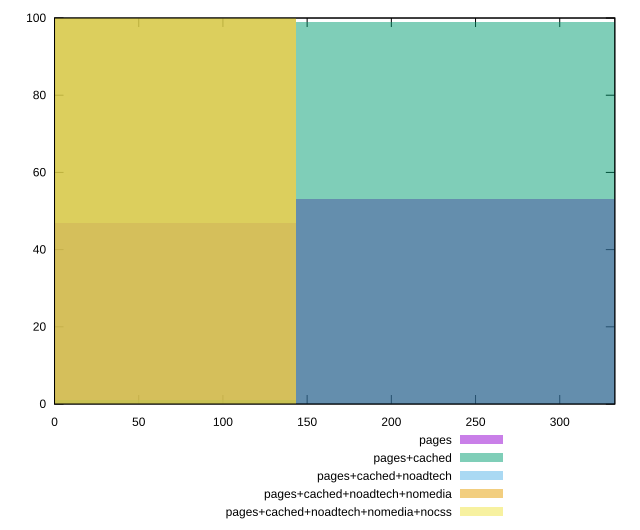

This figure's gnuplot source:
reset

$pages <<EOF
287.147782852034 53
0 47
EOF

$pagesCached <<EOF
0 1
287.147782852034 99
EOF

$pagesCachedNoadtech <<EOF
0 100
EOF

$pagesCachedNoadtechNomedia <<EOF
0 100
EOF

$pagesCachedNoadtechNomediaNocss <<EOF
0 100
EOF

set key outside below
set boxwidth 287.147782852034
set xrange [0:332.70799999999997]
set yrange [0:100]
set trange [0:100]
set style fill transparent solid 0.5 noborder
set terminal svg size 640, 530 enhanced background rgb 'white'
set output "report_00020_2021-02-19T21:17:38.612Z2/uses-rel-preconnect/comparison/histogram/all_raw.svg"

plot $pages title "pages" with boxes, \
     $pagesCached title "pages+cached" with boxes, \
     $pagesCachedNoadtech title "pages+cached+noadtech" with boxes, \
     $pagesCachedNoadtechNomedia title "pages+cached+noadtech+nomedia" with boxes, \
     $pagesCachedNoadtechNomediaNocss title "pages+cached+noadtech+nomedia+nocss" with boxes

reset
